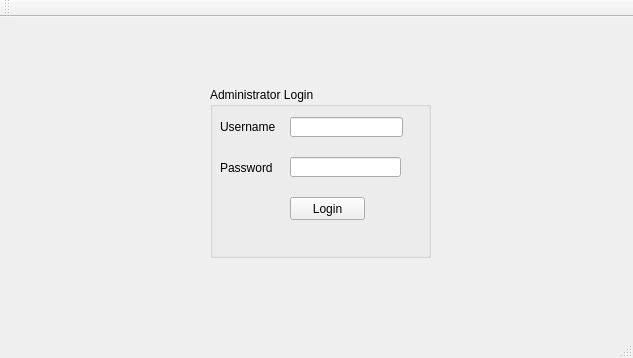
<?xml version="1.0" encoding="UTF-8"?>
<ui version="4.0">
 <class>MainWindow</class>
 <widget class="QMainWindow" name="MainWindow">
  <property name="geometry">
   <rect>
    <x>0</x>
    <y>0</y>
    <width>633</width>
    <height>358</height>
   </rect>
  </property>
  <property name="windowTitle">
   <string>MainWindow</string>
  </property>
  <widget class="QWidget" name="centralWidget">
   <widget class="QGroupBox" name="loginGroupBox">
    <property name="geometry">
     <rect>
      <x>210</x>
      <y>70</y>
      <width>221</width>
      <height>171</height>
     </rect>
    </property>
    <property name="title">
     <string>Administrator Login</string>
    </property>
    <widget class="QLabel" name="passwordLabel">
     <property name="geometry">
      <rect>
       <x>10</x>
       <y>70</y>
       <width>71</width>
       <height>21</height>
      </rect>
     </property>
     <property name="text">
      <string>Password</string>
     </property>
    </widget>
    <widget class="QLineEdit" name="passwordEdit">
     <property name="geometry">
      <rect>
       <x>80</x>
       <y>70</y>
       <width>111</width>
       <height>20</height>
      </rect>
     </property>
     <property name="echoMode">
      <enum>QLineEdit::Password</enum>
     </property>
    </widget>
    <widget class="QPushButton" name="loginButton">
     <property name="geometry">
      <rect>
       <x>80</x>
       <y>110</y>
       <width>75</width>
       <height>23</height>
      </rect>
     </property>
     <property name="text">
      <string>Login</string>
     </property>
    </widget>
    <widget class="QLineEdit" name="usernameEdit">
     <property name="geometry">
      <rect>
       <x>80</x>
       <y>30</y>
       <width>113</width>
       <height>20</height>
      </rect>
     </property>
    </widget>
    <widget class="QLabel" name="usernameLabel">
     <property name="geometry">
      <rect>
       <x>10</x>
       <y>30</y>
       <width>81</width>
       <height>20</height>
      </rect>
     </property>
     <property name="text">
      <string>Username</string>
     </property>
    </widget>
   </widget>
  </widget>
  <widget class="QMenuBar" name="menuBar">
   <property name="geometry">
    <rect>
     <x>0</x>
     <y>0</y>
     <width>633</width>
     <height>22</height>
    </rect>
   </property>
  </widget>
  <widget class="QToolBar" name="mainToolBar">
   <attribute name="toolBarArea">
    <enum>TopToolBarArea</enum>
   </attribute>
   <attribute name="toolBarBreak">
    <bool>false</bool>
   </attribute>
  </widget>
  <widget class="QStatusBar" name="statusBar"/>
 </widget>
 <layoutdefault spacing="6" margin="11"/>
 <resources/>
 <connections/>
</ui>
